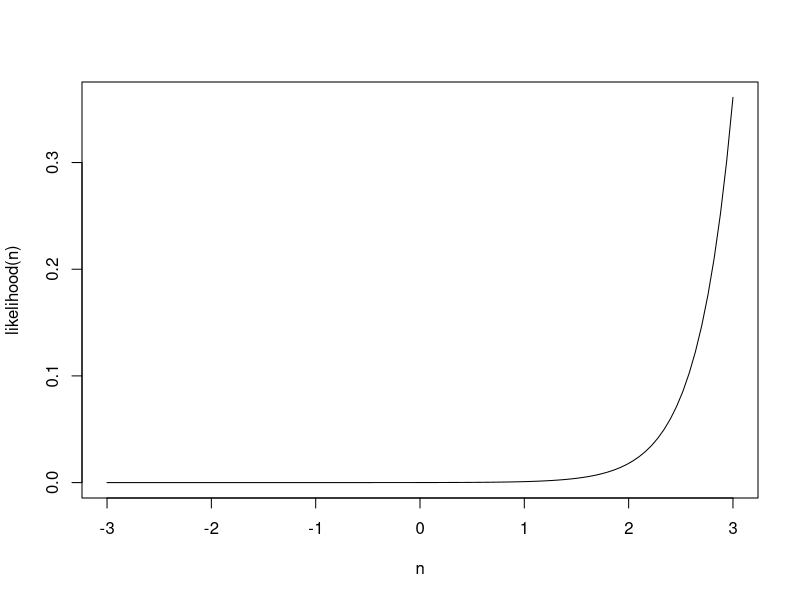

R code for this plot:
## ---- chunk 1
#2i)
# H0 theta = 1
# H1 theta > 1
theta = 1
n1 <- 4
n2 <- 4
x <- 0:4
e <- exp(1)

#sub in n=log(theta)
choose(n1, 3)*choose(n2,1)*e^(3*log(theta))/sum(choose(n1,x)*choose(n1,4-x)*e^(x*log(theta)))

## ---- chunk 2
# H0 : η = 0.1
# H1 : η > 0.1
# η = log(theta) => 0.1 = log(theta) => theta = e^0.1
theta = e^0.1

#generate table
table <- array(data = c(3,1,1,3), dim = c(2,2), dimnames = list(Study = c("Case","Control"),Exposure = c("Yes", "No")))
table

#exact test
fisher.test(table, or = theta, alternative="greater")

## ---- chunk 3
likelihood <- function(n) {
  choose(n1, 3)*choose(n2,1)*e^(3*n)/sum(choose(n1,x)*choose(n1,4-x)*e^(x*n))
}
curve(likelihood, -3, 3, xlab="n", ylab="likelihood(n)")
#MLE in terms of n
optimize(likelihood, c(-3,3), maximum = TRUE)

#convert from n to theta to get conditional MLE
exp(1.857597)
